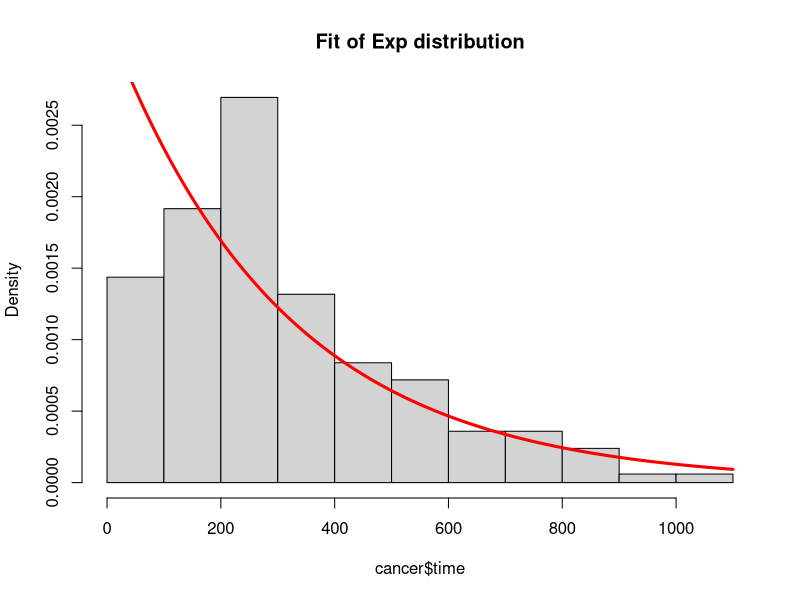
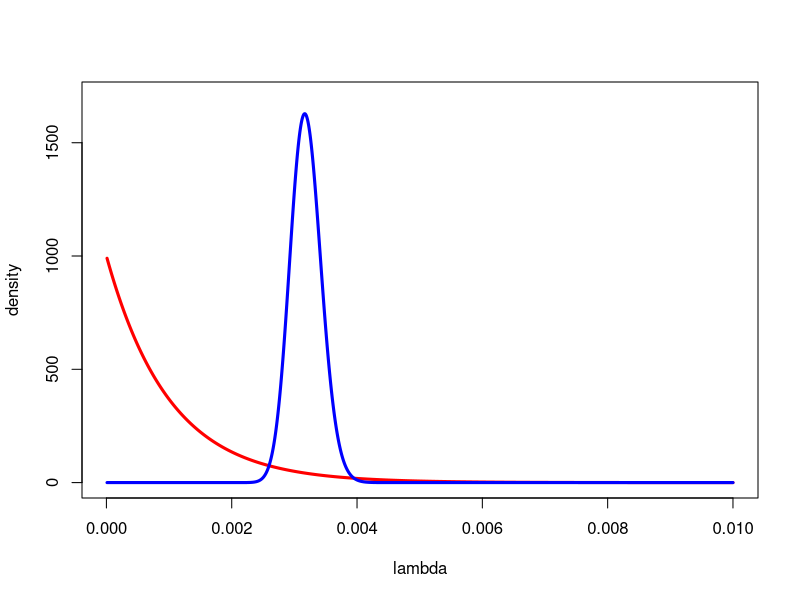
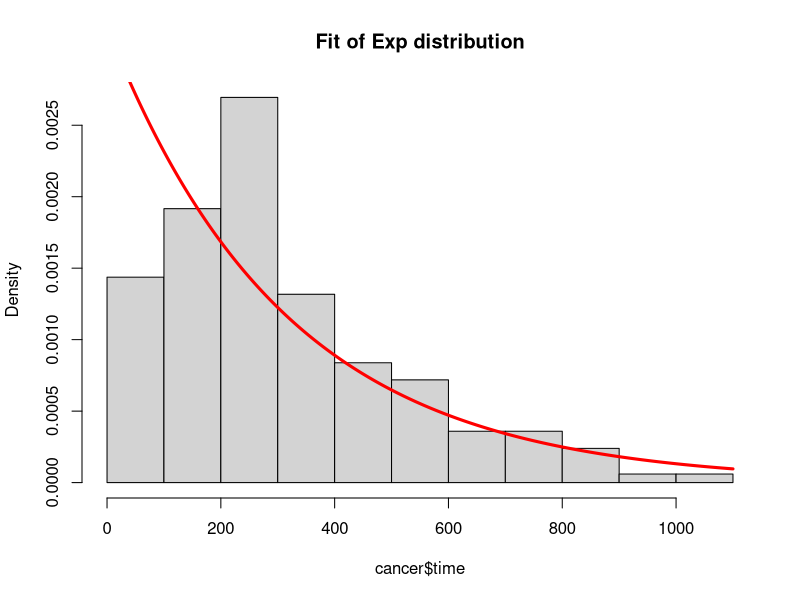
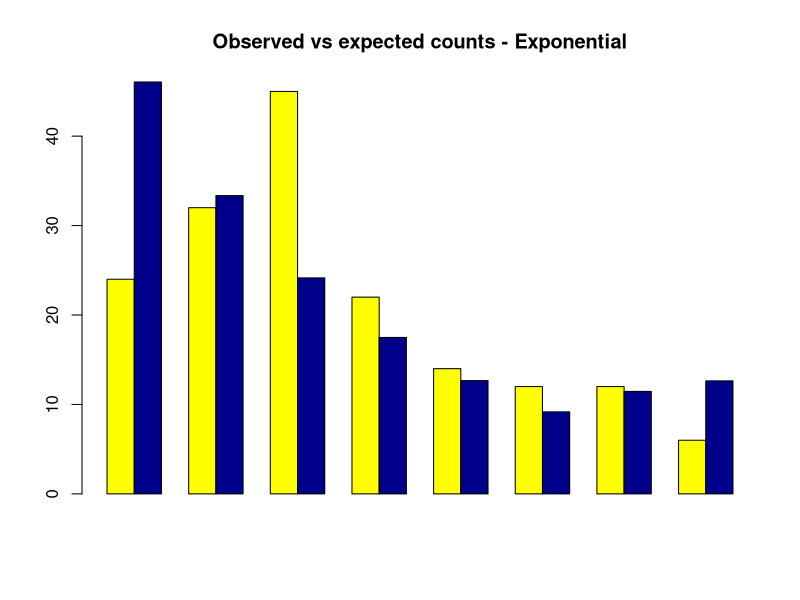
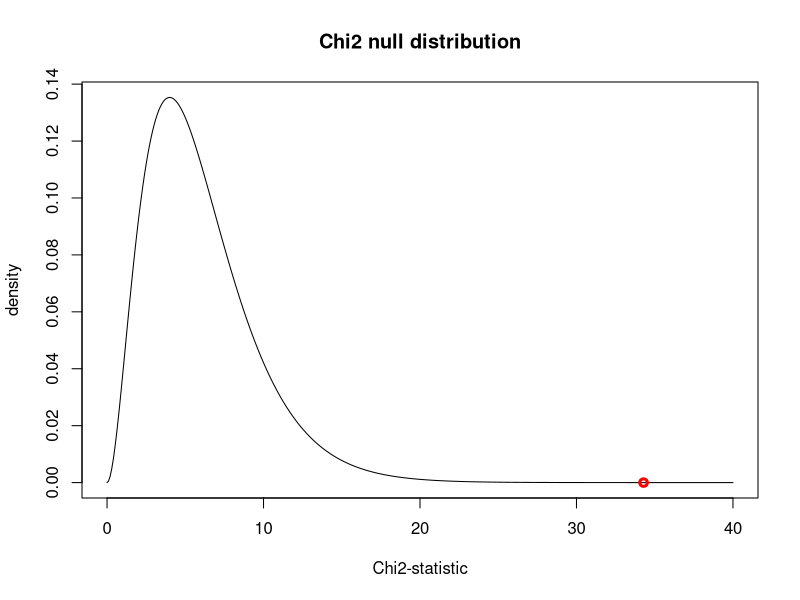
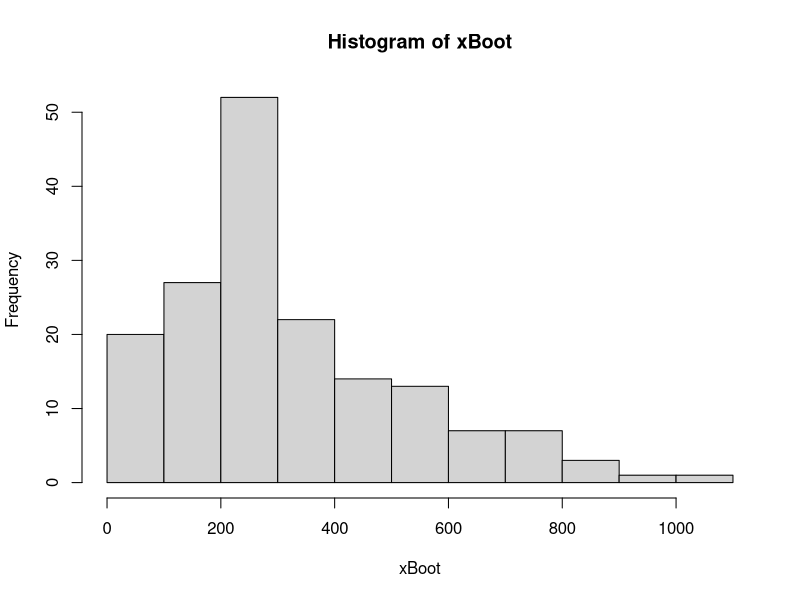
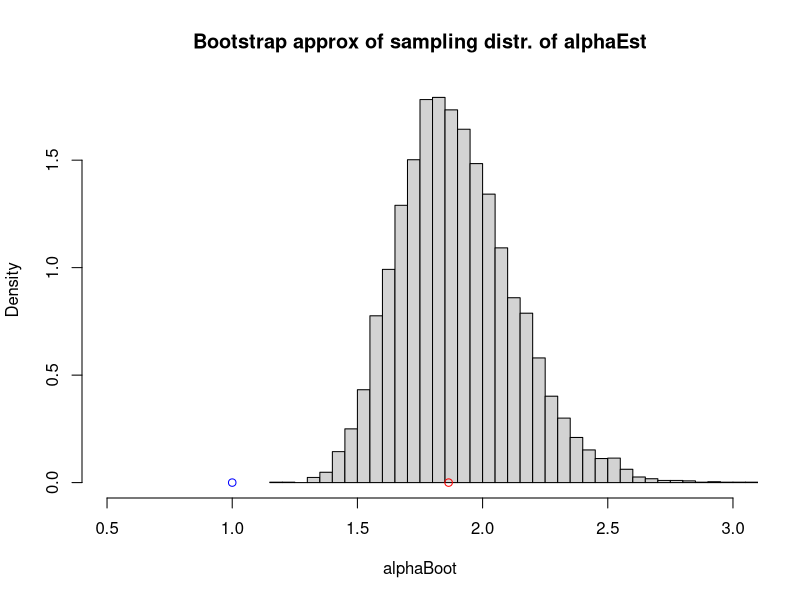
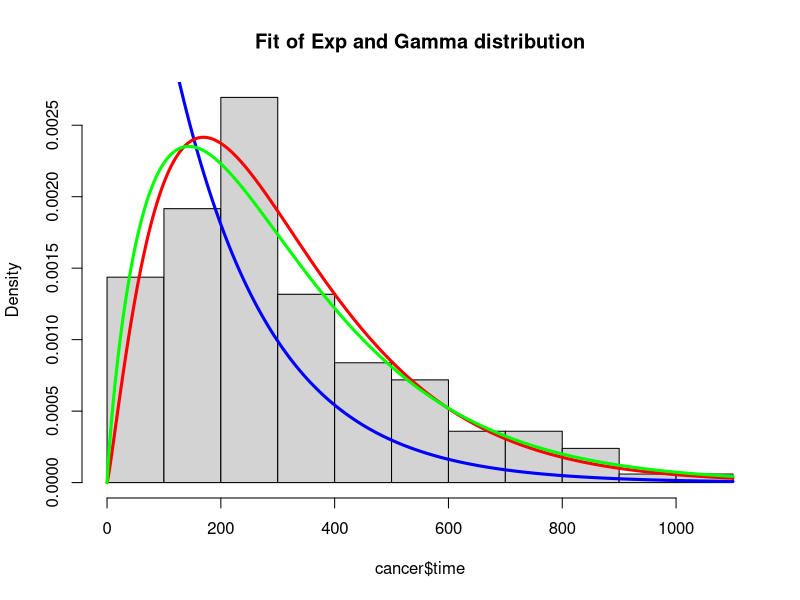

Recreate these plots in R, in order.
# Analysis of survival times for cancer patients

#install.packages('survival') # Uncomment if you this the first time you use this package.
library(survival)
data(cancer) # Loading cancer data
?cancer      # Read up on what the data is all about
head(cancer) # Have a look at the first rows in the data matrix
cancer <- cancer[complete.cases(cancer),] # Remove the observations (rows) with at least one missing observation
n <- dim(cancer)[1] # Number of observations
n
head(cancer) 

# fit an exponential distribution
hist(cancer$time, freq=FALSE, main = 'Fit of Exp distribution')
lambdaEstML <- 1/mean(cancer$time) # Maximum likelihood estimate
lines(0:1100,dexp(0:1100,lambdaEstML),col="red",lwd=3)

# Bayesian inference in the exponential model
alphaPrior <- 1
betaPrior <- 1000
lambdaGrid <- seq(0.00001,0.01,length = 10000)
postMeanLambda <- (n+alphaPrior)/(n*mean(cancer$time) + betaPrior)
c(lambdaEstML, postMeanLambda) # Compare the MLE with the Bayesian estimate
plot(lambdaGrid,dgamma(lambdaGrid, alphaPrior,betaPrior), ylim = c(0,1700), 
     type = "l", col = "red", lwd=3, xlab='lambda', ylab = "density") # Plot the prior
lines(lambdaGrid,dgamma(lambdaGrid, alphaPrior + n, betaPrior + n*mean(cancer$time)), lwd=3, col = "blue") # Add the posterior

# Even with the help of Bayes, the exponential model does not seem adequate
hist(cancer$time, freq=FALSE, main = 'Fit of Exp distribution')
lines(0:1100,dexp(0:1100,postMeanLambda),col="red",lwd=3)

# Let' test the fit of the exponential model formally using chi-squared test
ProbsModel = diff(c(0,pexp(seq(100,900,by=100),lambdaEstML),1))
ExpectedCounts = n*ProbsModel # Oops, some expected counts < 5. No good. Merging group 7-8 and 9-10
ExpectedCounts   # Oops, some expected counts < 5. No good. Merging group 7-8 and 9-10

ProbsModel = diff(c(0,pexp(c(100,200,300,400,500,600,800),lambdaEstML),1))
ExpectedCounts = n*ProbsModel
ExpectedCounts   # All good now (>5 for each class)!

bins = c(0,100,200,300,400,500,600,800,Inf)
ObservedCounts <- rep(0,length(bins)-1)
for (i in 1:length(bins)-1){
  ObservedCounts[i] <- sum(cancer$time>bins[i] &  cancer$time<=bins[i+1])
}
ObservedCounts
ExpectedCounts
barplot(rbind(ObservedCounts,ExpectedCounts), beside = TRUE, 
        col = c("yellow", "darkblue"), main = "Observed vs expected counts - Exponential")

Chi2 <- sum(((ObservedCounts - ExpectedCounts)^2)/ExpectedCounts)
Df = length(ExpectedCounts) - 2 # N - d - 1, where d=1 is the number of estimate model parameters
pValue <- pchisq(Chi2, df = Df, lower.tail = FALSE)
c(Chi2,Df)
pValue

plot(seq(0,40,by=0.1), dchisq(seq(0,40,by=0.1), df=Df), type ="l", main = 'Chi2 null distribution', 
     xlab = "Chi2-statistic", ylab="density")
points(Chi2,0,col='red', lwd = 3)

# Maybe a Gamma distribution would be better? It is more flexible with two parameters
# Fit a Gamma by method of moments
m1 = mean(cancer$time) # EX = alpha/lambda
m2Central = (n-1)*var(cancer$time)/n  # Var(X) = alpha/lambda^2
alphaEstMom <- m1^2/m2Central   
lambdaEstMom <- m1/m2Central
c(alphaEstMom,lambdaEstMom)

# Fit Gamma by ML - No closed form solution exists. No problem, just maximize numerically.
LogLik <- function(theta,x){
  logL <- sum(dgamma(x,exp(theta[1]),exp(theta[2]), log = TRUE))
  return(logL)
}
initPar <- c(log(alphaEstMom),log(lambdaEstMom)) # Initial values from moment estimators
optimResults <- optim(initPar, LogLik, gr = NULL, x = cancer$time, control=list(fnscale=-1))
MLest <- exp(optimResults$par)
alphaEstML <- MLest[1]
lambdaEstML <- MLest[2]
c(alphaEstML,lambdaEstML)

# Testing exponential (alpha=1) vs gamma model
# H0: alpha = 1
# HA: alpha ~= 1
# Bootstrap
Nboot <- 10000 # Number of bootstrap replicates
alphaBoot <- rep(0,Nboot)
xBoot <- sample(cancer$time, size = n, replace = TRUE); # Just to see what we actually end up with
hist(xBoot) 
for (i in 1:Nboot){
  xBoot <- sample(cancer$time, size = n, replace = TRUE)
  optimResults <- optim(initPar, LogLik, gr = NULL, x = xBoot, control=list(fnscale=-1))
  MLest <- exp(optimResults$par)
  alphaBoot[i] <- MLest[1]
}
hist(alphaBoot, 30, xlim = c(0.5,3), main = "Bootstrap approx of sampling distr. of alphaEst", freq = FALSE)
points(alphaEstML,0,col='red')
points(1,0,col='blue')
sdAlphaBoot <- sd(alphaBoot)
Test <- (alphaEstML - 1)/sdAlphaBoot
pValueAlphaTest <- pnorm(abs(Test), lower.tail = FALSE) # Let's assume that the null distribution is normal
pValueAlphaTest # Reject!

# 95 K.I. för alpha
alphaLevel = 0.05;
zAlphaHalf <- qnorm(alphaLevel/2, lower.tail = FALSE)
c(alphaEstML - zAlphaHalf*sdAlphaBoot,alphaEstML + zAlphaHalf*sdAlphaBoot) # Normal approx
quantile(alphaBoot, probs = c(alphaLevel/2,1-alphaLevel/2)) # Bootstrap

# fit an gamma distribution
hist(cancer$time, freq=FALSE, main = "Fit of Exp and Gamma distribution")
lines(0:1100,dexp(0:1100,lambdaEstML),col="blue",lwd=3)
lines(0:1100,dgamma(0:1100,alphaEstMom,lambdaEstMom),col="red",lwd=3)
lines(0:1100,dgamma(0:1100,alphaEstML,lambdaEstML),col="green",lwd=3)

# Chi-square goodness of fit test for the gamma model
ProbsModel = diff(c(0,pgamma(c(100,200,300,400,500,600,800),MLest[1],MLest[2]),1))
ExpectedCounts = n*ProbsModel
Chi2 <- sum(((ObservedCounts - ExpectedCounts)^2)/ExpectedCounts)
Df = length(ExpectedCounts) - 3 # N - d - 1, where d=2 is the number of estimate model parameters
pValue <- pchisq(Chi2, df = Df, lower.tail = FALSE)
Chi2
pValue
plot(seq(0,40,by=0.1),dchisq(seq(0,40,by=0.1),df=Df), type ="l", lwd = 3, main = 'Chi2 null distribution', 
     xlab = "Chi2-statistic", ylab="density")
points(Chi2,0,col='red')


# Censoring!
# Fit Gamma by ML with censoring
censored <- (cancer$status==1)
LogLik <- function(theta, x, censored){
  logL <- sum(dgamma(x[censored==F], exp(theta[1]), exp(theta[2]), log = TRUE)) +
          sum(pgamma(x[censored==T], exp(theta[1]), exp(theta[2]), log.p = TRUE, lower.tail = FALSE))
  return(logL)
}
initPar <- c(log(alphaEstMom),log(lambdaEstMom)) # Initial values from moment estimators
optimResults <- optim(initPar, LogLik, gr = NULL, x = cancer$time, censored = censored, control=list(fnscale=-1))
MLestCensoring <- exp(optimResults$par)
MLestCensoring

# fit an gamma distribution
hist(cancer$time, freq=FALSE, main = 'Fit of Exp and Gamma distribution')
lines(0:1100,dexp(0:1100,1/mean(cancer$time)),col="blue",lwd=3)
lines(0:1100,dgamma(0:1100,alphaEstMom,lambdaEstMom),col="red",lwd=3)
lines(0:1100,dgamma(0:1100,alphaEstML,lambdaEstML),col="green",lwd=3)
lines(0:1100,dgamma(0:1100,MLestCensoring[1],MLestCensoring[2]),col="yellow",lwd=3)


# Regression survival time explained by age
plot(cancer$age,cancer$time)
lm1 <- lm(time ~ age, data = cancer)
summary(lm1)
abline(lm1)

plot(cancer$ph.ecog,cancer$time)
lm2 <- lm(time ~ ph.ecog, data = cancer)
summary(lm2)
abline(lm2)

lm3 <- lm(time ~ age + sex + ph.ecog + wt.loss, data = cancer)
summary(lm3)

glm1 <- glm(time ~ age + sex + ph.ecog + wt.loss, family = Gamma, data = cancer)
summary(glm1)

# Survival regression. Exponentially distributed survival time. 
# Censoring is accounted for.
survival1 <- survreg(Surv(time, status) ~ age + sex + ph.ecog + wt.loss, 
                     data = cancer, dist="exponential")
summary(survival1)


